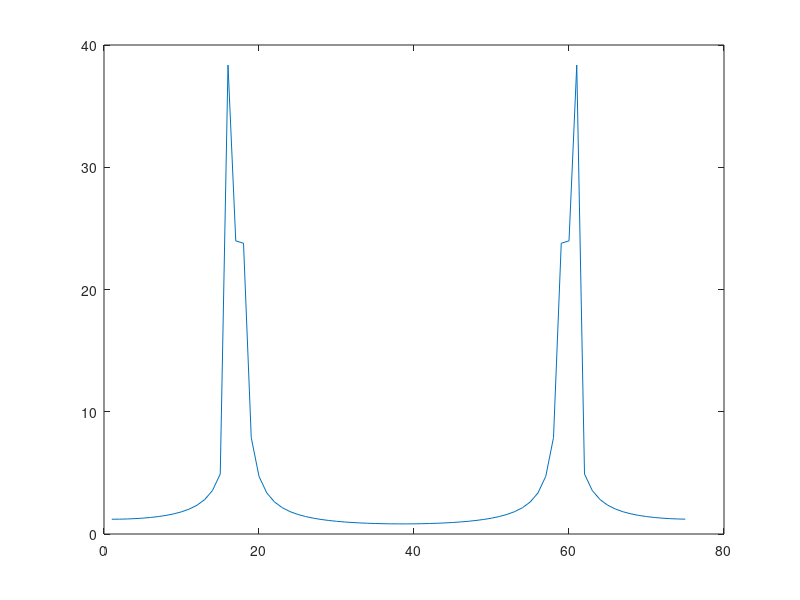

This chart was generated by the following MATLAB code:

Fs = 1000;
N = 75;
xt = @(t) sin(2*pi*200*t) + sin(2*pi*220*t);
n = 0:(1/Fs):((N-1)/Fs);
xn = xt(n);
plot(abs(fft(xn)))